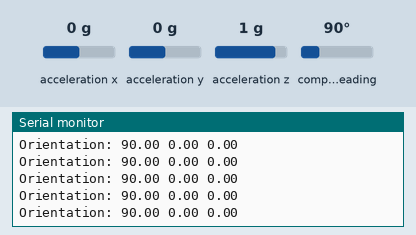
Recording of a sketch running on a simulated Arduino Leonardo, built with avr-gcc and run on an emulated ATmega32U4. On the bench: the last lines printed to the serial monitor. Inputs (shaded band) come from the test bench; at power-on: acceleration x 0 g, acceleration y 0 g, acceleration z 1 g, compass heading 90°. USB keyboard and mouse output is not drawn.

Above: at 2.2 s.
2.3 s: acceleration x set to -1.4 g
At 2.8 s:
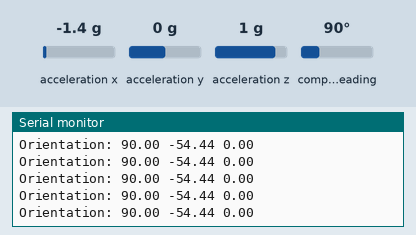
3.8 s: acceleration y set to -1.4 g
At 4.6 s:
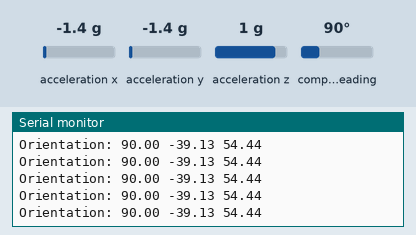
5.3 s: acceleration z set to -1.4 g
At 6.3 s:
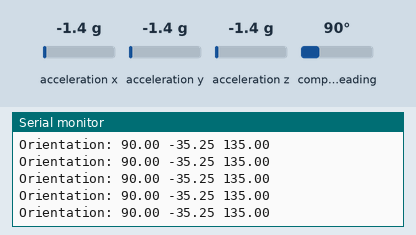
6.8 s: compass heading set to 7°
At 7.3 s:
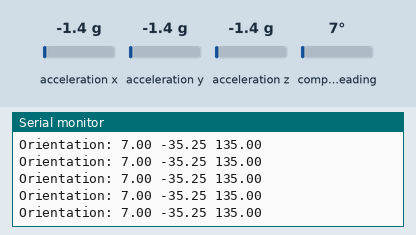
Timing chart, 0 to 9.3 s (numbered marks = the images above; inputs shaded):
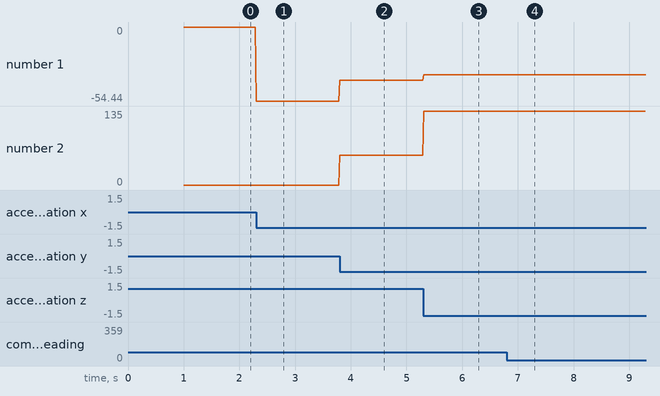

Measured:
- after the input at 2.3 s, the serial monitor: prints a new line at once (image 1)
- after the input at 3.8 s, the serial monitor: prints a new line at once (image 2)
- after the input at 5.3 s, the serial monitor: prints a new line at once (image 3)
- after the input at 6.8 s, the serial monitor: prints a new line at once (image 4)
- plotted number 1: 0 → -54.44 after the input at 2.3 s, -54.44 → -39.13 after the input at 3.8 s, -39.13 → -35.25 after the input at 5.3 s
- plotted number 2: 0 → 54.44 after the input at 3.8 s, 54.44 → 135 after the input at 5.3 s

The sketch:

Main.ino
```cpp
#include <Wire.h>
#include <Adafruit_Sensor.h>
#include <Adafruit_BNO055.h>
#include <utility/imumaths.h>
#include "Joystick.h"

/*
   Connections
   ===========
   Connect SCL to analog 5
   Connect SDA to analog 4
   Connect VDD to 3.3-5V DC
   Connect GROUND to common ground
*/

#define BNO055_SAMPLERATE_DELAY_MS (10)

Adafruit_BNO055 bno = Adafruit_BNO055(55, 0x28); // Change Address if failed to connect

// Initialise the Joystick Library

Joystick_ Joystick;
int roll, pitch, yaw;
const bool testAutoSendMode = true;

/**************************************************************************/
/*
    Displays some basic information on this sensor from the unified
    sensor API sensor_t type (see Adafruit_Sensor for more information)
*/
/**************************************************************************/
/*void displaySensorDetails(void)
{
  sensor_t sensor;
  bno.getSensor(&sensor);
  Serial.println("------------------------------------");
  Serial.print  ("Sensor:       "); Serial.println(sensor.name);
  Serial.print  ("Driver Ver:   "); Serial.println(sensor.version);
  Serial.print  ("Unique ID:    "); Serial.println(sensor.sensor_id);
  Serial.print  ("Max Value:    "); Serial.print(sensor.max_value); Serial.println(" xxx");
  Serial.print  ("Min Value:    "); Serial.print(sensor.min_value); Serial.println(" xxx");
  Serial.print  ("Resolution:   "); Serial.print(sensor.resolution); Serial.println(" xxx");
  Serial.println("------------------------------------");
  Serial.println("");
  delay(500);
}
*/
/**************************************************************************/
/*
    Arduino setup function (automatically called at startup)
*/
/**************************************************************************/
void setup(void)
{
  Serial.begin(9600);
  Serial.println("Orientation Sensor Test"); Serial.println("");

  /* Initialise the sensor */
  if(!bno.begin())
  {
    Serial.print("Ooops, no BNO055 detected ... Check your wiring or I2C ADDR!");
    while(1);
  }

  delay(1000);

  /* Use external crystal for better accuracy */
  bno.setExtCrystalUse(true);

  /* Display some basic information on this sensor */
  //displaySensorDetails();

  if (testAutoSendMode)
      Joystick.begin();
    else
      Joystick.begin(false);
}

/**************************************************************************/
/*
    Arduino loop function, called once 'setup' is complete (your own code
    should go here)
*/
/**************************************************************************/
void loop(void)
{
  sensors_event_t event;
  bno.getEvent(&event);

  /* Board layout:
         +----------+
         |         *| RST   PITCH  ROLL  HEADING
     ADR |*        *| SCL
     INT |*        *| SDA     ^            /->
     PS1 |*        *| GND     |            |
     PS0 |*        *| 3VO     Y    Z-->    \-X
         |         *| VIN
         +----------+
  */

  Serial.print(F("Orientation: "));
  Serial.print((float)event.orientation.x);
  Serial.print(F(" "));
  Serial.print((float)event.orientation.y);
  Serial.print(F(" "));
  Serial.print((float)event.orientation.z);
  Serial.println(F(""));

  /* Also send calibration data for each sensor. */
  uint8_t sys, gyro, accel, mag = 0;
  bno.getCalibration(&sys, &gyro, &accel, &mag);
/*
  Serial.print(F("Calibration: "));
  Serial.print(sys, DEC);
  Serial.print(F(" "));
  Serial.print(gyro, DEC);
  Serial.print(F(" "));
  Serial.print(accel, DEC);
  Serial.print(F(" "));
  Serial.println(mag, DEC);
*/

  delay(BNO055_SAMPLERATE_DELAY_MS);

// Get angles from BNO055 and map them to the desired output range
// Values below may differ depending on IMU mounting and orientation

  roll= mapp((float)event.orientation.z, -70, 70, 0, 140);
  pitch= mapp((float)event.orientation.y, -60, 60, 0, 120);
  yaw= mapp((float)event.orientation.x, 100, 300, 0, 200);


XYZAxisRotation();
}

// Output Roll/Pitch/Yaw angles to be used externally using the Joystick Arduino library

void XYZAxisRotation()
{
  Joystick.setRxAxis(roll);
  Joystick.setRyAxis(pitch);
  Joystick.setRzAxis(yaw);
}

// Custom map function to accept float numbers

long mapp(float x, float in_min, float in_max, float out_min, float out_max) {
  return (x - in_min) * (out_max - out_min) / (in_max - in_min) + out_min;
}
```
